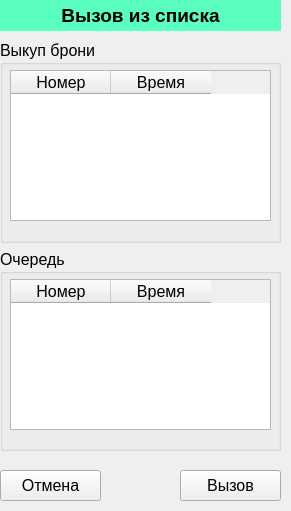
<?xml version="1.0" encoding="UTF-8"?>
<ui version="4.0">
 <class>CallList</class>
 <widget class="QWidget" name="CallList">
  <property name="geometry">
   <rect>
    <x>0</x>
    <y>0</y>
    <width>291</width>
    <height>511</height>
   </rect>
  </property>
  <property name="minimumSize">
   <size>
    <width>291</width>
    <height>511</height>
   </size>
  </property>
  <property name="maximumSize">
   <size>
    <width>291</width>
    <height>511</height>
   </size>
  </property>
  <property name="windowTitle">
   <string>Form</string>
  </property>
  <widget class="QLabel" name="label">
   <property name="geometry">
    <rect>
     <x>0</x>
     <y>0</y>
     <width>281</width>
     <height>31</height>
    </rect>
   </property>
   <property name="font">
    <font>
     <pointsize>14</pointsize>
     <weight>75</weight>
     <bold>true</bold>
    </font>
   </property>
   <property name="styleSheet">
    <string notr="true">background-color: rgb(90, 255, 192);</string>
   </property>
   <property name="text">
    <string>Вызов из списка</string>
   </property>
   <property name="alignment">
    <set>Qt::AlignCenter</set>
   </property>
  </widget>
  <widget class="QPushButton" name="pbCancel">
   <property name="geometry">
    <rect>
     <x>0</x>
     <y>470</y>
     <width>101</width>
     <height>31</height>
    </rect>
   </property>
   <property name="font">
    <font>
     <pointsize>12</pointsize>
    </font>
   </property>
   <property name="text">
    <string>Отмена</string>
   </property>
  </widget>
  <widget class="QPushButton" name="pbInvite">
   <property name="geometry">
    <rect>
     <x>180</x>
     <y>470</y>
     <width>101</width>
     <height>31</height>
    </rect>
   </property>
   <property name="font">
    <font>
     <pointsize>12</pointsize>
    </font>
   </property>
   <property name="text">
    <string>Вызов</string>
   </property>
  </widget>
  <widget class="QWidget" name="verticalLayoutWidget">
   <property name="geometry">
    <rect>
     <x>0</x>
     <y>40</y>
     <width>281</width>
     <height>411</height>
    </rect>
   </property>
   <layout class="QVBoxLayout" name="verticalLayout">
    <item>
     <widget class="QGroupBox" name="groupBox_3">
      <property name="font">
       <font>
        <pointsize>12</pointsize>
       </font>
      </property>
      <property name="title">
       <string>Выкуп брони</string>
      </property>
      <widget class="QTableWidget" name="twReservation">
       <property name="geometry">
        <rect>
         <x>10</x>
         <y>30</y>
         <width>261</width>
         <height>151</height>
        </rect>
       </property>
       <property name="font">
        <font>
         <pointsize>12</pointsize>
        </font>
       </property>
       <property name="selectionBehavior">
        <enum>QAbstractItemView::SelectRows</enum>
       </property>
       <column>
        <property name="text">
         <string>Номер</string>
        </property>
       </column>
       <column>
        <property name="text">
         <string>Время</string>
        </property>
       </column>
      </widget>
     </widget>
    </item>
    <item>
     <widget class="QGroupBox" name="groupBox_2">
      <property name="font">
       <font>
        <pointsize>12</pointsize>
       </font>
      </property>
      <property name="title">
       <string>Очередь</string>
      </property>
      <widget class="QTableWidget" name="twQueue">
       <property name="geometry">
        <rect>
         <x>10</x>
         <y>30</y>
         <width>261</width>
         <height>151</height>
        </rect>
       </property>
       <property name="font">
        <font>
         <pointsize>12</pointsize>
        </font>
       </property>
       <property name="selectionBehavior">
        <enum>QAbstractItemView::SelectRows</enum>
       </property>
       <column>
        <property name="text">
         <string>Номер</string>
        </property>
       </column>
       <column>
        <property name="text">
         <string>Время</string>
        </property>
       </column>
      </widget>
     </widget>
    </item>
   </layout>
  </widget>
 </widget>
 <resources/>
 <connections/>
</ui>
